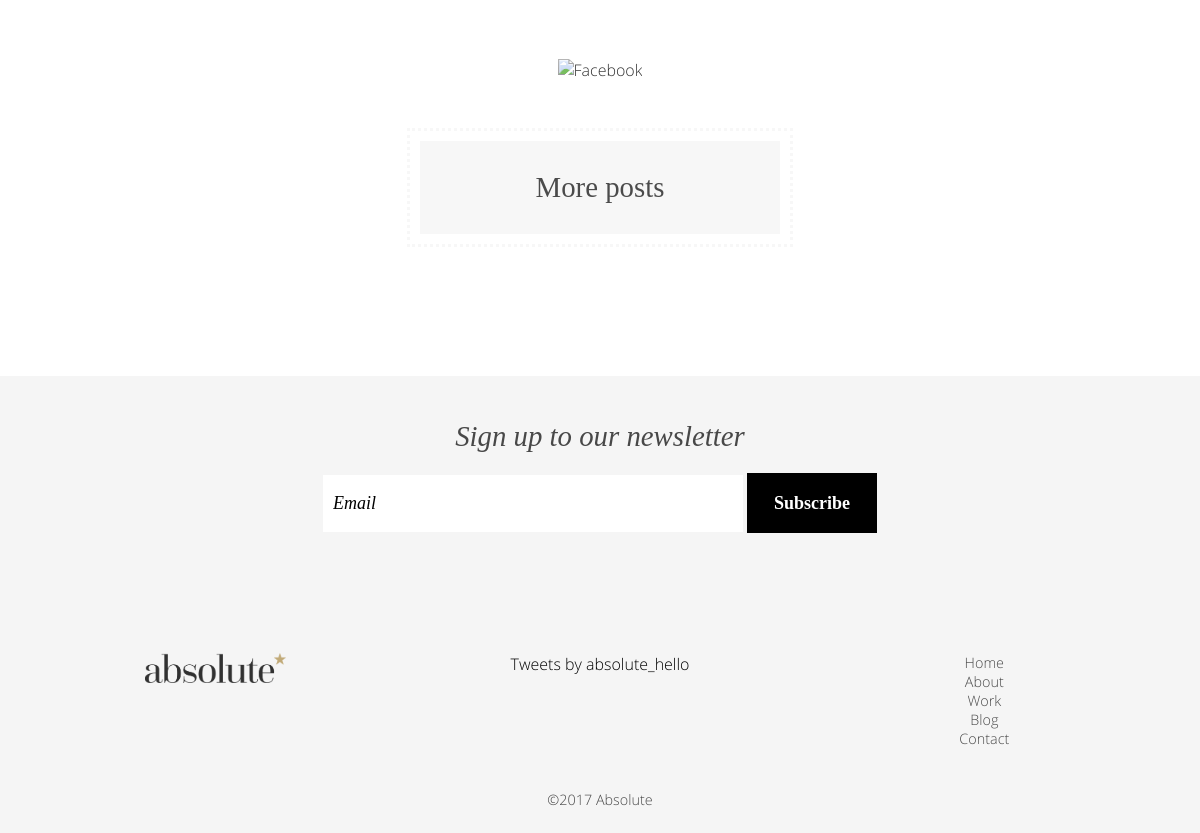
Before: /blog-post.php (lower part) with the older database file.
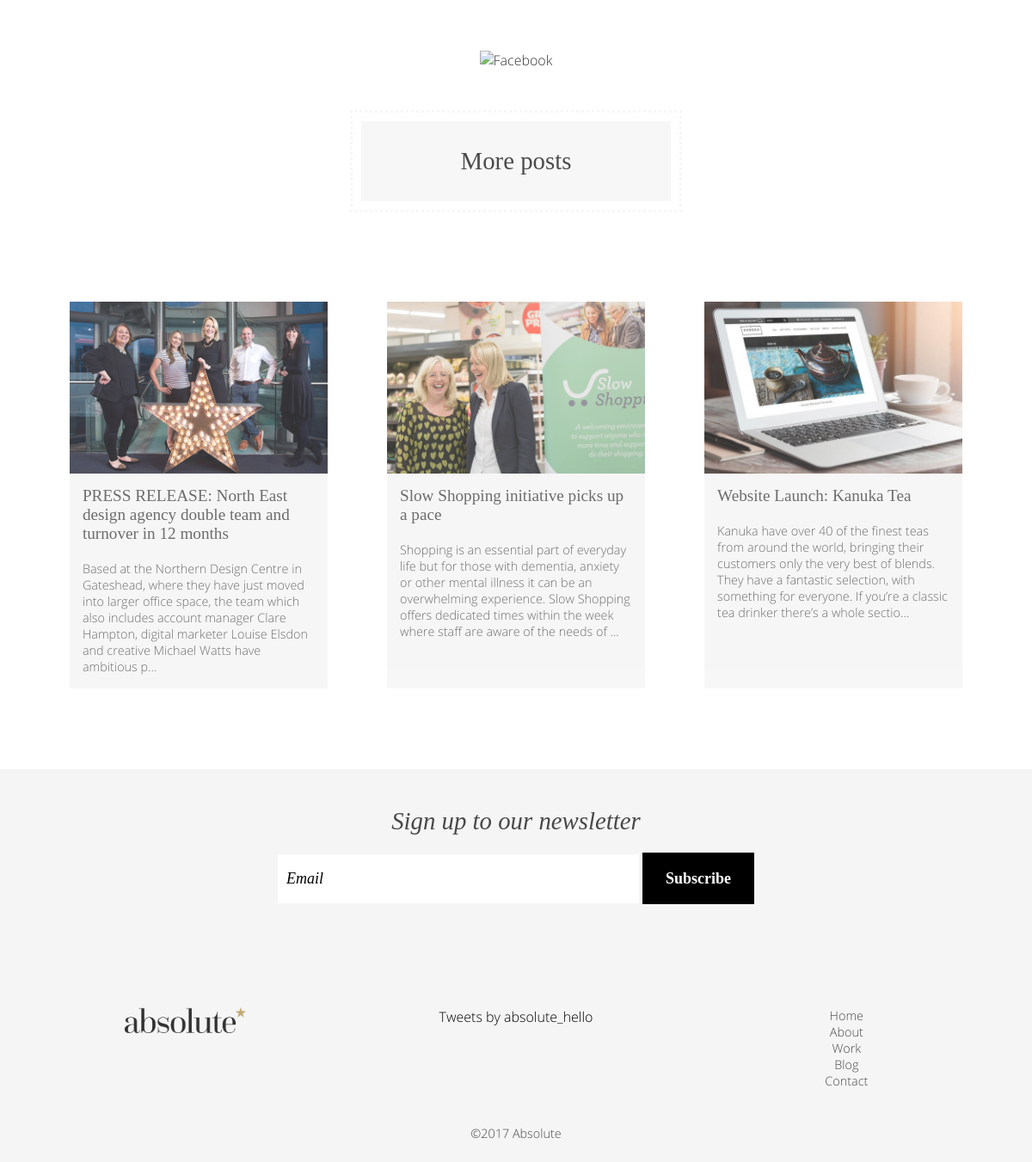
After: the same page with the newer database file.
### tables this page shows
CREATE TABLE `blog` (
  `id` int(8) NOT NULL,
  `datetime` datetime NOT NULL,
  `title` varchar(256) NOT NULL,
  `description` varchar(5000) NOT NULL,
  `summary` varchar(1000) NOT NULL,
  `image` varchar(255) NOT NULL DEFAULT 'images/blog/default.jpg'
);

### blog-post.php (the view, shortened to what this page needs)
<?php
    include_once "header.php";
?>
    <div class="scrolling-content">
        <div class="blog-content">
                 <img src="https://simplesharebuttons.com/images/somacro/facebook.png" alt="Facebook" /> </a>
                <h3 class="dotted-border">More posts</h3>
                <br>
                <?php
            $sql = "SELECT * FROM blog ORDER BY id DESC LIMIT 3";
            $result = mysqli_query($dbconnect, $sql);
            while($row = mysqli_fetch_array($result)){
            echo "<a class='blog-container' href='blog-post.php?id=" . $row["id"] . "'>";
            echo "<div class='blog-container-image' style='background: url("    . $row["image"] . ") center no-repeat; background-size: 120%'>";
            echo "</div>";
            echo "<div class='blog-info'><h4>" . $row["title"] . "</h4>";
            echo "<p>" . substr($row["description"],0,240) . "...</p></div>";
            echo "</a>";
            }
            ?> </div>
        <?php include_once "footer.php"; ?>

Changed rows visible on the page:
added blog: image (picture), title "PRESS RELEASE: North East design agency double team and turnover in 12 months", description "Based at the Northern Design Centre in Gateshead, where they have just moved into larger office space, the team which also includes account manager Clare Hampton, digital marketer Louise Elsdon and creative Michael Watts have ambitious p"
added blog: image (picture), title "Slow Shopping initiative picks up a pace", description "Shopping is an essential part of everyday life but for those with dementia, anxiety or other mental illness it can be an overwhelming experience. Slow Shopping offers dedicated times within the week where staff are aware of the needs of"
added blog: image (picture), title "Website Launch: Kanuka Tea", description "Kanuka have over 40 of the finest teas from around the world, bringing their customers only the very best of blends. They have a fantastic selection, with something for everyone. If you’re a classic tea drinker there’s a whole sectio"
